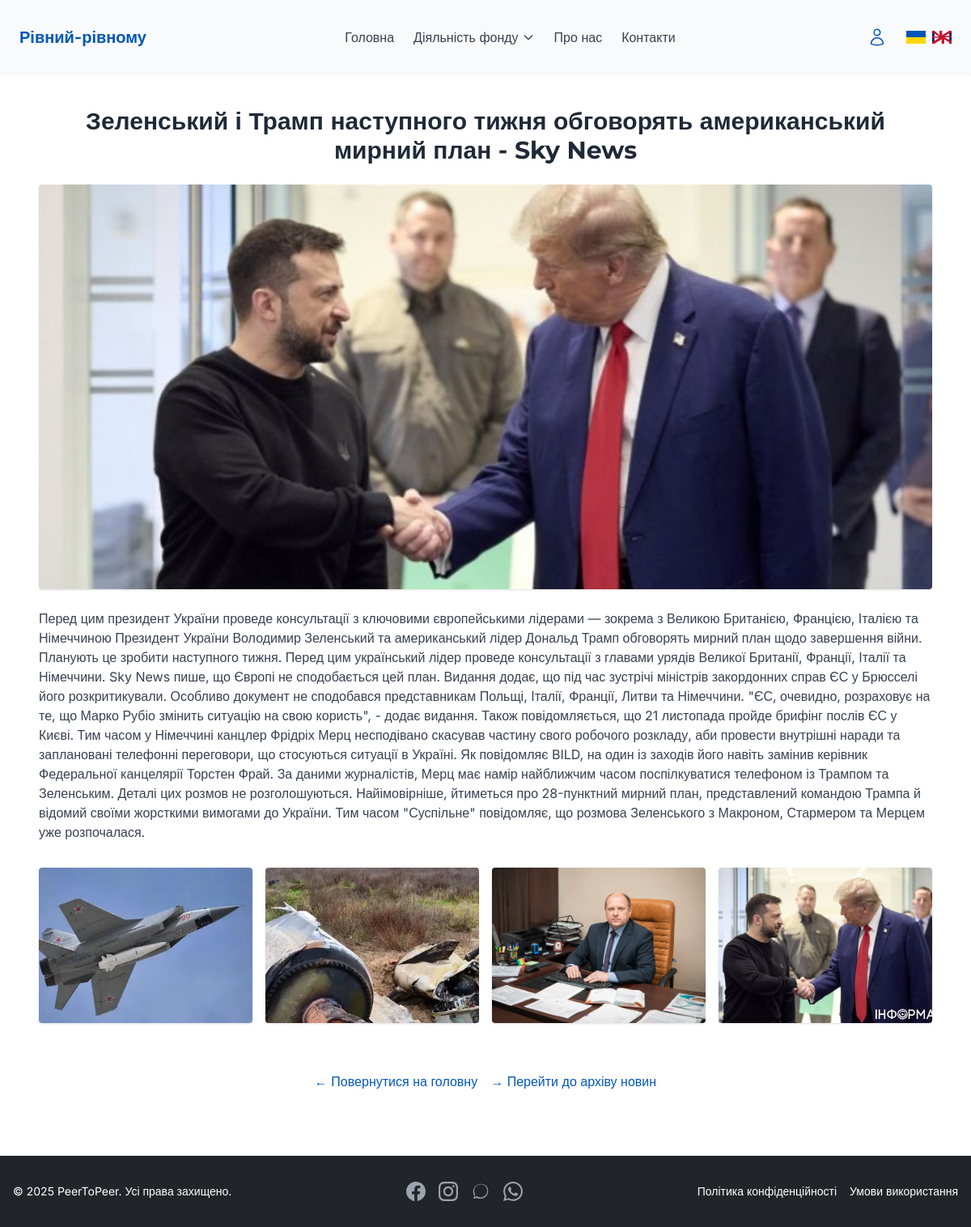
Screenshot of /news/10/ with the database file from the repository.
### news/models.py (models this page shows, shortened)
class News(models.Model):
    title = models.CharField(max_length=255)
    content = RichTextField()
    external_link = models.URLField(blank=True, null=True, help_text="Посилання на зовнішню новину")
    created_at = models.DateTimeField(auto_now_add=True)
    main_image = models.ImageField(upload_to='news/', blank=True, null=True)
    class Meta:
        verbose_name = "News"
        verbose_name_plural = "News"

class NewsImage(models.Model):
    news = models.ForeignKey(News, on_delete=models.CASCADE, related_name='images')
    image = models.ImageField(upload_to='news/gallery/')

### news/views.py (the view)
# urls.py: path('<int:pk>/', views.news_detail, name='news_detail'),
def news_detail(request, pk):
    news = get_object_or_404(News, pk=pk)
    return render(request, 'news/news_detail.html', {'news': news})

### news/templates/news/news_detail.html
{% extends 'base.html' %}
{% block content %}
<section class="max-w-screen-xl mx-auto px-4 py-10">
  <h1 class="text-2xl sm:text-3xl font-bold mb-6 text-center text-gray-800 break-words">
    {{ news.title }}
  </h1>
  {% if news.main_image %}
    <div class="mb-6">
      <img src="{{ news.main_image.url }}" alt="{{ news.title }}" class="w-full max-h-[400px] sm:max-h-[500px] object-cover rounded shadow" loading="lazy" aria-label="{{ news.title }}">
    </div>
  {% endif %}
  <div class="prose max-w-none text-gray-700 mb-8">
    {{ news.content|safe }}
  </div>
  {% if news.images.exists %}
    <div class="mt-8 grid grid-cols-1 sm:grid-cols-2 md:grid-cols-3 lg:grid-cols-4 gap-4">
      {% for img in news.images.all %}
        <img src="{{ img.image.url }}" alt="{{ img.image.name|default:'Зображення до новини' }}" class="w-full h-48 object-cover rounded shadow" loading="lazy" aria-label="{{ img.image.name|default:'Зображення до новини' }}">
      {% endfor %}
    </div>
  {% endif %}
  <div class="mt-10 text-center space-y-4 sm:space-y-0 sm:space-x-4 sm:flex sm:justify-center">
    <div class="text-center mt-5 flex flex-col sm:flex-row justify-center gap-4">
      <a href="/" class="btn btn-link text-primary hover:underline" aria-label="Повернутися на головну">← Повернутися на головну</a>
      <a href="{% url 'news' %}" class="btn btn-link text-primary hover:underline" aria-label="Перейти до архіву новин">→ Перейти до архіву новин</a>
    </div>
  </div>
</section>
{% endblock %}

### templates/base.html (shortened to what this page needs)
{% load static %}
<!DOCTYPE html>
<html lang="uk" class="h-full">
  <head>
    <link href="{% static 'css/styles.css' %}" rel="stylesheet" />
  </head>
  <body class="flex flex-col min-h-screen">
    {% include "includes/header.html" %}
    <main class="flex-grow w-full max-w-8xl mx-auto px-4 sm:px-6 lg:px-8">
      {% block content %}{% endblock %}
    </main>
    {% include "includes/footer.html" %}
  </body>
</html>

### templates/includes/header.html (shortened to what this page needs)
{% load static %}
{% load i18n %}
<link href="{% static 'css/styles.css' %}" rel="stylesheet">
<header class="bg-gray-50 shadow-sm relative z-50">
  <div class="w-full max-w-8xl mx-auto px-4 py-8 flex items-center justify-between">
    <a href="/" class="text-xl mx-2 font-bold text-[#0057B8]">{% trans "PeerToPeer" %}</a>
    <nav class="hidden md:flex space-x-6">
      <a href="/" class="{% if request.path == '/' %}text-[#0057B8] font-semibold{% else %}text-gray-700{% endif %} ml-2 hover:text-[#0057B8]">{% trans "Головна" %}</a>
      <div class="relative" x-data="{ open: false }" @mouseenter="open = true" @mouseleave="open = false">
        <button class="flex items-center text-gray-700 hover:text-[#0057B8] focus:outline-none h-full">
          <span class="">{% trans "Діяльність фонду" %}</span>
          <svg class="w-4 h-4 ml-1 transform transition-transform duration-200" :class="{'rotate-180': open}" fill="none" stroke="currentColor" viewBox="0 0 24 24"><path stroke-linecap="round" stroke-linejoin="round" stroke-width="2" d="M19 9l-7 7-7-7"></path></svg>
        </button>
      </div>
      <a href="{% url 'about' %}" class="{% if request.path == '/about/' %}text-[#0057B8] font-semibold{% else %}text-gray-700{% endif %} hover:text-[#0057B8]">{% trans "Про нас" %}</a>
      <a href="/contacts/" class="{% if request.path == '/contacts/' %}text-[#0057B8] font-semibold{% else %}text-gray-700{% endif %} hover:text-[#0057B8]">{% trans "Контакти" %}</a>
    </nav>
    <div class="flex items-center space-x-4 px-2">
<div class="flex items-center space-x-4 hidden md:flex">
  {% if user.is_authenticated %}
  <a href="{% url 'admin:logout' %}" class="text-[#0057B8] hover:text-[#004494] transition" title="{% trans 'Вийти' %}">
    <svg xmlns="http://www.w3.org/2000/svg" fill="none" viewBox="0 0 24 24" stroke-width="1.5" stroke="currentColor" class="w-6 h-6">
      <path stroke-linecap="round" stroke-linejoin="round" d="M15.75 9V5.25A2.25 2.25 0 0013.5 3h-6a2.25 2.25 0 00-2.25 2.25v13.5A2.25 2.25 0 007.5 21h6a2.25 2.25 0 002.25-2.25V15M12 9l-3 3m0 0l3 3m-3-3h12.75" />
    </svg>
  </a>
  {% if user.is_staff %}
  <a href="{% url 'admin:index' %}" class="text-[#0057B8] hover:text-[#004494] transition" title="{% trans 'Адмін панель' %}">
    <svg xmlns="http://www.w3.org/2000/svg" fill="none" viewBox="0 0 24 24" stroke-width="1.5" stroke="currentColor" class="w-6 h-6">
      <path stroke-linecap="round" stroke-linejoin="round" d="M10.343 3.94c.09-.542.56-.94 1.11-.94h1.093c.55 0 1.02.398 1.11.94l.149.894c.07.424.384.764.78.93.398.164.855.142 1.205-.108l.737-.527a1.125 1.125 0 011.45.12l.773.774c.39.389.44 1.002.12 1.45l-.527.737c-.25.35-.272.806-.107 1.204.165.397.505.71.93.78l.893.15c.543.09.94.56.94 1.109v1.094c0 .55-.397 1.02-.94 1.11l-.893.149c-.425.07-.765.383-.93.78-.165.398-.143.854.107 1.204l.527.738c.32.447.269 1.06-.12 1.45l-.774.773a1.125 1.125 0 01-1.449.12l-.738-.527c-.35-.25-.806-.272-1.203-.107-.397.165-.71.505-.781.929l-.149.894c-.09.542-.56.94-1.11.94h-1.094c-.55 0-1.019-.398-1.11-.94l-.148-.894c-.071-.424-.384-.764-.781-.93-.398-.164-.854-.142-1.204.108l-.738.527c-.447.32-1.06.269-1.45-.12l-.773-.774a1.125 1.125 0 01-.12-1.45l.527-.737c.25-.35.273-.806.108-1.204-.165-.397-.505-.71-.93-.78l-.894-.15c-.542-.09-.94-.56-.94-1.109v-1.094c0-.55.398-1.02.94-1.11l.894-.149c.424-.07.765-.383.93-.78.165-.398.143-.854-.107-1.204l-.527-.738a1.125 1.125 0 01.12-1.45l.773-.773a1.125 1.125 0 011.45-.12l.737.527c.35.25.807.272 1.204.107.397-.165.71-.505.78-.929l.15-.894z" />
      <path stroke-linecap="round" stroke-linejoin="round" d="M15 12a3 3 0 11-6 0 3 3 0 016 0z" />
    </svg>
  </a>
  {% endif %}
{% else %}
  <a href="{% url 'admin:login' %}" class="text-[#0057B8] hover:text-[#004494] transition" title="{% trans 'Увійти' %}">
  </a>
{% endif %}
<form action="{% url 'set_language' %}" method="post" class="flex items-center space-x-2">
  <button type="submit" name="language" value="uk"
    class="{% if LANGUAGE_CODE == 'uk' %}ring-2 ring-[#0057B8]{% endif %} rounded hover:ring-2 hover:ring-[#0057B8] transition">
    <img src="{% static 'images/flag-ua.svg' %}" alt="UA" class="w-6 h-4">
  </button>
  <button type="submit" name="language" value="en"
    class="{% if LANGUAGE_CODE == 'en' %}ring-2 ring-[#0057B8]{% endif %} rounded hover:ring-2 hover:ring-[#0057B8] transition">
    <img src="{% static 'images/flag-en.svg' %}" alt="EN" class="w-6 h-4">
  </button>
</form>
  </div>
    </div>
  </div>
</header>

### templates/includes/footer.html (shortened to what this page needs)
{% load i18n %}
<footer class="bg-[#212529] text-white mt-10">
  <div class="w-full max-w-8xl mx-auto px-4 py-8 flex flex-col md:flex-row justify-between items-center gap-4">
    <div class="text-sm">
      © {% now "Y" %} PeerToPeer. {% trans "Усі права захищено." %}
    </div>
    <div class="flex space-x-4 mt-4 md:mt-0">
      <a href="#" class="text-gray-400 hover:text-[#1877F2] transition" aria-label="Facebook">
      </a>
      <a href="#" class="text-gray-400 hover:text-[#E4405F] transition" aria-label="Instagram">
      </a>
      <a href="#" class="text-gray-400 hover:text-[#7360F2] transition" aria-label="Viber">
      </a>
      <a href="#" class="text-gray-400 hover:text-[#25D366] transition" aria-label="WhatsApp">
      </a>
    </div>
    <div class="flex space-x-4 text-sm">
      <a href="#" class="hover:text-[#FFD700] transition">{% trans "Політика конфіденційності" %}</a>
      <a href="#" class="hover:text-[#FFD700] transition">{% trans "Умови використання" %}</a>
    </div>
  </div>
</footer>

### rows the page displays
News: title "Зеленський і Трамп наступного тижня обговорять американський мирний план - Sky News", main_image (picture), content "Перед цим президент України проведе консультації з ключовими європейськими лідерами — зокрема з Великою Британією, Францією, Італією та Німеччиною Президент України Володимир Зеленський та американський лідер Дональд Трамп обговорять мирний план щодо завершення війни. Планують це зробити наступного тижня. Перед цим український лідер проведе консультації з главами урядів Великої Британії, Франції, Італії та Німеччини. Sky News пише, що Європі не сподобається цей план. Видання додає, що під час зустрічі міністрів закордонних справ ЄС у Брюсселі його розкритикували. Особливо документ не сподобався представникам Польщі, Італії, Франції, Литви та Німеччини. \"ЄС, очевидно, розраховує на те, що…"
NewsImage: image (picture)
NewsImage: image (picture)
NewsImage: image (picture)
NewsImage: image (picture)
